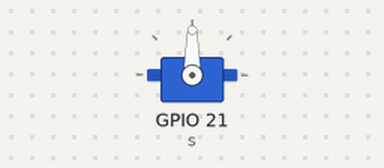
This program was run on a simulated ESP32 board running MicroPython. Parts: servo. Servo angles are drawn from the pulse width (0.5 ms = 0°, 2.5 ms = 180°); what the program prints to the serial console is not drawn.

Above: at 0.06 s.
At 2.46 s:
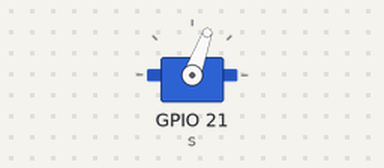
At 5.1 s:
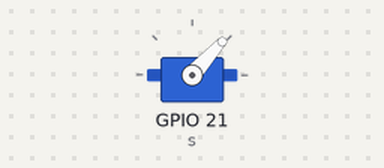
At 10.14 s:
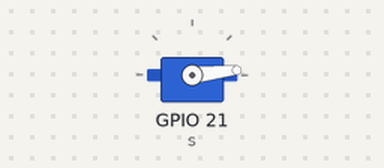
Timing chart, 0 to 40.0 s (numbered marks = the images above):
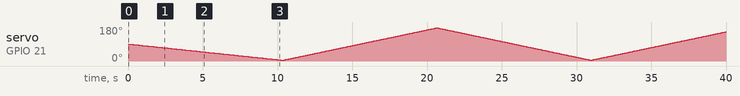

Measured:
- by itself, servo on GPIO 21 (s): 90° → 89° at 0.12 s, → 88° 0.12 s later, → 87° 0.12 s later, → 86° 0.12 s later, … (575 changes in this stretch)

The program:

servo_sweep.py
```python
# Full-range back-and-forth sweep - the SG90/SC90's complete 0-180 travel.
#
# STEP_MS is the dial that matters. The servo moves one degree per step, so
# smaller values mean a faster sweep and a bigger current draw. On USB power
# there is a threshold above which the motor pulls the 5V rail down far enough
# to reset the board mid-sweep; if that happens, raise STEP_MS.
#
#   STEP_MS = 15   fast, like the kit's original sketch (needs external power)
#   STEP_MS = 40   moderate
#   STEP_MS = 60   gentle, usually survives on USB alone
#
# Run with:  python -m mpremote connect COM3 run servo_sweep.py
# Stop with: Ctrl+C

from servo import Servo
import time

SERVO_PIN = 21
STEP_MS = 60
CYCLES = 2          # set to 0 to sweep forever

# Two dials control sweep speed, and they multiply:
#
#   STEP_MS   pause after each step - lower is faster
#   STEP_DEG  degrees moved per step - higher is faster
#
# Time for one full sweep is roughly (170 / STEP_DEG) * STEP_MS.
#   STEP_DEG=1, STEP_MS=60  -> ~10s   very smooth, gentlest on power
#   STEP_DEG=3, STEP_MS=20  -> ~1.1s  brisk, still visibly stepped
#   STEP_DEG=5, STEP_MS=10  -> ~0.3s  about as fast as an SG90 can travel
#
# Raising STEP_DEG makes each move a bigger jump, so the motor accelerates
# harder and draws more current - the same brownout tradeoff as lowering
# STEP_MS. An SG90 needs roughly 0.1s per 60 degrees, so below about 0.3s
# for a full sweep the servo simply cannot keep up and you gain nothing but
# current draw.
STEP_DEG = 1

# Trimming the ends helps on USB power: a servo commanded hard to 0 or 180
# can push against its internal stop and stall, drawing peak current for no
# extra movement. Set these to 0 and 180 once you have external power.
MIN_ANGLE = 5
MAX_ANGLE = 175

# Where the horn is assumed to be sitting when this starts. The very first
# move is the worst current spike of the run, because a servo commanded to a
# distant angle goes there at full speed. So we creep in from HOME instead of
# jumping, using an extra-slow step just for that leg.
HOME = 90
HOME_STEP_MS = 120

s = Servo(SERVO_PIN)


def sweep(start, end, step_ms, step_deg=None):
    step_deg = step_deg or STEP_DEG
    step = step_deg if end > start else -step_deg
    for angle in range(start, end, step):
        s.angle(angle)
        time.sleep_ms(step_ms)
    # range() can overshoot or stop short when step_deg doesn't divide the
    # span evenly, so land the exact endpoint explicitly.
    s.angle(end)
    time.sleep_ms(step_ms)


print("full sweep 0-180, %dms per degree" % STEP_MS)

# Creep from HOME rather than commanding the start angle outright.
#
# IMPORTANT: if a previous run crashed, the horn is left wherever it stopped,
# which may not be HOME. The first command then becomes a long fast jump -
# the exact spike that causes a brownout. Run servo_min.py first to park it
# near 90 before sweeping.
print("easing from %d to %d ..." % (HOME, MIN_ANGLE))
sweep(HOME, MIN_ANGLE, HOME_STEP_MS, 1)   # always creep in one degree at a time
time.sleep_ms(60)

try:
    cycle = 0
    while CYCLES == 0 or cycle < CYCLES:
        cycle += 1
        print("cycle %d: %d -> %d" % (cycle, MIN_ANGLE, MAX_ANGLE))
        sweep(MIN_ANGLE, MAX_ANGLE, STEP_MS)
        time.sleep_ms(30)
        print("cycle %d: %d -> %d" % (cycle, MAX_ANGLE, MIN_ANGLE))
        sweep(MAX_ANGLE, MIN_ANGLE, STEP_MS)
        time.sleep_ms(30)
    print("SUCCESS - %d full sweeps at %dms/deg" % (CYCLES, STEP_MS))
except KeyboardInterrupt:
    print("stopped")
finally:
    s.release()
    print("pin released, servo slack")
```

servo.py
```python
# A servo driver that works on MicroPython v1.29.
#
# The Freenove kit's myservo.py drives the pin with PWM.duty(), a deprecated
# 10-bit API that no longer honours writes on this firmware - asking for
# duty(77) reads back as 26, so every angle collapsed to roughly 0 degrees.
# This version uses duty_ns(), which sets the pulse width directly in
# nanoseconds and was verified accurate to within 0.06%.
#
# Servo timing: 50Hz (20ms period), with the high pulse setting the angle.
#   0.5ms -> 0 deg      1.5ms -> 90 deg      2.5ms -> 180 deg

from machine import Pin, PWM

MIN_NS = 500_000    # 0.5ms -> 0 degrees
MAX_NS = 2_500_000  # 2.5ms -> 180 degrees


class Servo:
    def __init__(self, pin, freq=50):
        # Silent from the start: no pulses until angle() says where to go,
        # so claiming the pin never twitches the arm.
        self._pwm = PWM(Pin(pin), freq=freq)
        self._pwm.duty_ns(0)

    def angle(self, degrees):
        """Move to an angle between 0 and 180."""
        if degrees < 0:
            degrees = 0
        elif degrees > 180:
            degrees = 180
        ns = MIN_NS + (MAX_NS - MIN_NS) * degrees // 180
        self._pwm.duty_ns(int(ns))
        return degrees

    def pulse_us(self, microseconds):
        """Set the pulse width directly, for calibrating an unusual servo."""
        ns = max(MIN_NS, min(MAX_NS, int(microseconds) * 1000))
        self._pwm.duty_ns(ns)

    def read_pulse_ns(self):
        """What the hardware is actually outputting - useful for debugging."""
        return self._pwm.duty_ns()

    def release(self):
        """Stop the pulses so the servo goes slack. Can move again any time.

        Deliberately not PWM.deinit(). That frees the LEDC channel but leaves
        the pin wired to it, the next servo - on ANY pin - is handed the same
        channel, and every "released" pin then copies its pulses: one
        dispense swung all three gates. A zero duty is just as slack (no
        pulses, no holding current) and this pin keeps its own channel.
        """
        self._pwm.duty_ns(0)
```
